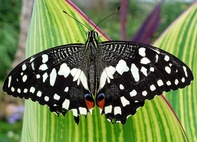
#> input picture Assignment_2_photos/Problem_3/butterfly.jpg, 197 x 142 px, shrunk from 493 x 356 before the run, found by its file name
$ python Blob_Detector.py
#> lines starting #> are read from the running program, lines starting #| are printed output that depends on the picture
import numpy as np
import cv2
import array
from math import sqrt
from skimage import data, exposure
from skimage.feature import blob_dog, blob_log, blob_doh
from skimage.color import rgb2gray
import matplotlib.pyplot as plt

# Load images
img_1 = cv2.imread("C:/Users/nsane/Documents/Spring '19/CSC528 Computer Vision/Pictures/Assignment_2/Problem_3/butterfly.jpg",cv2.IMREAD_GRAYSCALE)
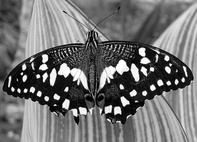
#> img_1: shape (142, 197); min 0, max 255, mean 113.2
img_2 = cv2.imread("C:/Users/nsane/Documents/Spring '19/CSC528 Computer Vision/Pictures/Assignment_2/Problem_3/einstein.jpg",cv2.IMREAD_GRAYSCALE)
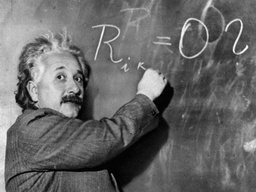
#> input picture Assignment_2_photos/Problem_3/einstein.jpg, 256 x 192 px, shrunk from 640 x 480 before the run, found by its file name
#> img_2 is the input picture: shape (192, 256); min 0, max 255, mean 104.2
img_3 = cv2.imread("C:/Users/nsane/Documents/Spring '19/CSC528 Computer Vision/Pictures/Assignment_2/Problem_3/fishes.jpg",cv2.IMREAD_GRAYSCALE)
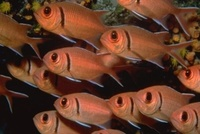
#> input picture Assignment_2_photos/Problem_3/fishes.jpg, 200 x 134 px, shrunk from 500 x 335 before the run, found by its file name
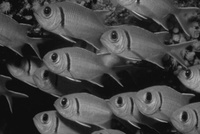
#> img_3: shape (134, 200); min 6, max 191, mean 70
img_4 = cv2.imread("C:/Users/nsane/Documents/Spring '19/CSC528 Computer Vision/Pictures/Assignment_2/Problem_3/sunflowers.jpg",cv2.IMREAD_GRAYSCALE)
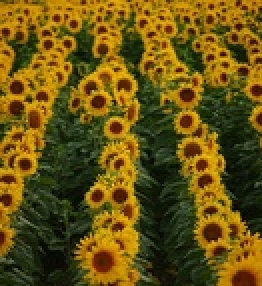
#> input picture Assignment_2_photos/Problem_3/sunflowers.jpg, 131 x 143 px, shrunk from 328 x 357 before the run, found by its file name (shown 2 times larger)
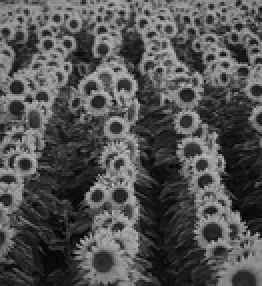
#> img_4: shape (143, 131) (shown 2 times larger); min 1, max 202, mean 81.7

tup1 =(img_1,"Butterfly",30,15,.1)
tup2 =(img_2,"Einstein",30,10,.03)
tup3 =(img_3,"Fishes",30,10,.02)
tup4 =(img_4,"Sunflowers",30,10,.1)

image_list = [tup1,tup2,tup3,tup4]

for tup in image_list:
    max_sig = tup[2]
    print(max_sig)
    num_sig = tup[3]
    print(num_sig)
    tolerance = tup[4]
    print(tolerance)
    blobs_log = blob_log(tup[0], max_sigma=max_sig, num_sigma=num_sig, threshold=tolerance)
    title = tup[1]
    fig, ax = plt.subplots()
    ax.set_title(title)
    ax.imshow(tup[0], cmap = 'gray')

    for blob in blobs_log:
        y, x, r = blob
        c = plt.Circle((x, y), r, color='red', linewidth=1.5, fill=False)
        ax.add_patch(c)
        ax.set_axis_off()
#> this loop made 4 passes
#> (num_sig, tolerance, title) on passes 1 to 4: (15, 0.1, 'Butterfly'), (10, 0.03, 'Einstein'), (10, 0.02, 'Fishes'), (10, 0.1, 'Sunflowers')
#| 30
#| 15
#| 0.1
#| 30
#| 10
#| 0.03
#| 30
#| 10
#| 0.02
#| 30
#> (further printed lines are left out)

plt.tight_layout()
plt.show()
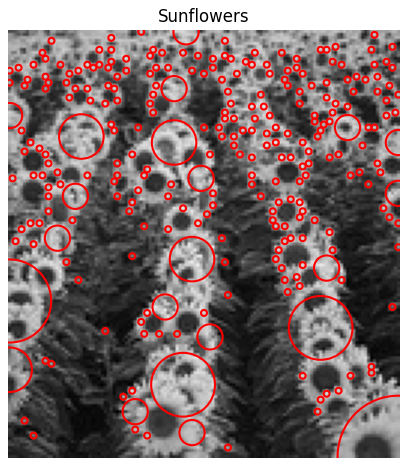
#> figure drawn by matplotlib, 1 panel
